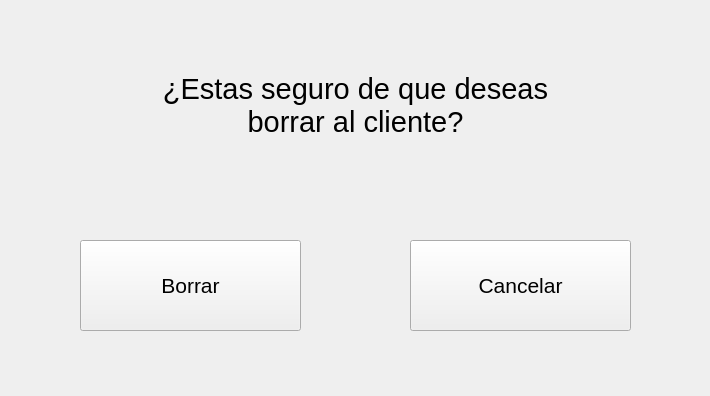
<?xml version="1.0" encoding="UTF-8"?>
<ui version="4.0">
 <class>MainWindow</class>
 <widget class="QMainWindow" name="MainWindow">
  <property name="enabled">
   <bool>true</bool>
  </property>
  <property name="geometry">
   <rect>
    <x>0</x>
    <y>0</y>
    <width>710</width>
    <height>396</height>
   </rect>
  </property>
  <property name="windowTitle">
   <string>MainWindow</string>
  </property>
  <widget class="QWidget" name="centralwidget">
   <widget class="QLabel" name="label_3">
    <property name="geometry">
     <rect>
      <x>850</x>
      <y>30</y>
      <width>191</width>
      <height>111</height>
     </rect>
    </property>
    <property name="font">
     <font>
      <pointsize>16</pointsize>
     </font>
    </property>
    <property name="text">
     <string/>
    </property>
    <property name="pixmap">
     <pixmap>:/prefijoNuevo/s.png</pixmap>
    </property>
    <property name="scaledContents">
     <bool>true</bool>
    </property>
   </widget>
   <widget class="QPushButton" name="pushButton_5">
    <property name="geometry">
     <rect>
      <x>80</x>
      <y>240</y>
      <width>221</width>
      <height>91</height>
     </rect>
    </property>
    <property name="font">
     <font>
      <pointsize>16</pointsize>
     </font>
    </property>
    <property name="text">
     <string>Borrar</string>
    </property>
   </widget>
   <widget class="QPushButton" name="pushButton_6">
    <property name="geometry">
     <rect>
      <x>410</x>
      <y>240</y>
      <width>221</width>
      <height>91</height>
     </rect>
    </property>
    <property name="font">
     <font>
      <pointsize>16</pointsize>
     </font>
    </property>
    <property name="text">
     <string>Cancelar</string>
    </property>
   </widget>
   <widget class="QLabel" name="label_2">
    <property name="geometry">
     <rect>
      <x>40</x>
      <y>30</y>
      <width>631</width>
      <height>151</height>
     </rect>
    </property>
    <property name="font">
     <font>
      <pointsize>22</pointsize>
     </font>
    </property>
    <property name="layoutDirection">
     <enum>Qt::LeftToRight</enum>
    </property>
    <property name="text">
     <string>¿Estas seguro de que deseas
borrar al cliente?</string>
    </property>
    <property name="alignment">
     <set>Qt::AlignCenter</set>
    </property>
   </widget>
  </widget>
 </widget>
 <resources>
  <include location="../img/logo.qrc"/>
 </resources>
 <connections/>
</ui>
